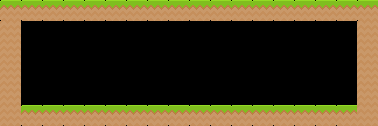

Below is a game level as drawn by its tile map, then a one-line description and the .tmx file that defines it, in full:
An orthogonal 18x6 tile map with 21x21 px tiles, 1 tile layer (Tile Layer 1) and 5 objects.

<map version="1.0" tiledversion="1.0.2" orientation="orthogonal" renderorder="right-down" width="18" height="6" tilewidth="21" tileheight="21" nextobjectid="57">
 <tileset firstgid="1" source="kenney.tsx" />
 <layer name="Tile Layer 1" width="18" height="6">
  <data encoding="csv">
123,123,123,123,123,123,123,123,123,123,123,123,123,123,123,123,123,123,
153,0,0,0,0,0,0,0,0,0,0,0,0,0,0,0,0,153,
153,0,0,0,0,0,0,0,0,0,0,0,0,0,0,0,0,153,
153,0,0,0,0,0,0,0,0,0,0,0,0,0,0,0,0,153,
153,0,0,0,0,0,0,0,0,0,0,0,0,0,0,0,0,153,
153,123,123,123,123,123,123,123,123,123,123,123,123,123,123,123,123,153
</data>
 </layer>
 <objectgroup name="Object Layer 1" offsetx="-0.333333" offsety="0.333333">
  <object id="5" x="0" y="21" width="21" height="84" />
  <object id="52" x="0" y="0" width="377.818" height="21" />
  <object id="53" x="0" y="105" width="378" height="21" />
  <object id="55" x="357" y="21.1818" width="21" height="84" />
 </objectgroup>
 <objectgroup name="Object Layer 2">
  <object id="56" x="42" y="63" width="21" height="21" />
 </objectgroup>
</map>